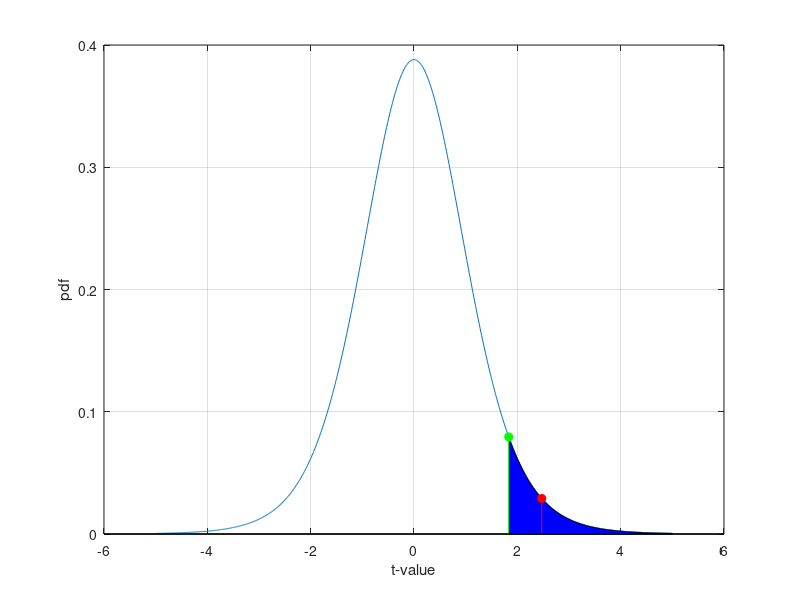

The MATLAB source for this figure: (Note: this script raises an error after producing the figure.)

xm = 21.3
xs = 5.5
n = 10
df = n-1
alpha = 0.05

xe = 17.0
that = (xm-xe)*sqrt(n)/xs

tc = tinv(1-alpha,df)

x = [-5:0.01:5];
y = tpdf(x,df);

figure,plot(x,y)
xlabel('t-value'), ylabel('pdf')
grid on

jk = x >= tc;
hold on,area(x(jk),y(jk),'FaceColor','b')
yc = tpdf(tc,df);
hold on,stem(tc,yc,'g','filled')

yhat = tpdf(that,df)
hold on,stem(that,yhat,'r','filled')

%
% try xy = load('dewijs1.txt');
%
%[h,p,ci] = ttest(y,18.0);
%[h,p,ci,stats] = ttest2(y1,y2,alpha);

%---------------------------------------
% chi-square test & kstest2

hg = histogram(y,10);
v = hg.BinEdges(1:end-1)+hg.BinWidth/2;
nobs = hg.Values;

mm = mean(y);
ss = std(y);
nhat = normpdf(v,mm,ss);

% scale to nobs
nhat = nhat*sum(nobs)/sum(nhat);

hold on,plot(v,nhat,'--r','linewidth',1.0)


chi2 = sum((nobs-nhat).^2 ./nhat);

df = length(v)-3;
chi2c = chi2inv(1-alpha,df);

if chi2 > chi2c,
	fprintf("\n NOT a normal distribution \n")
end


t = [0:0.1:30];
z = chi2pdf(t,df);
figure,plot(t,z)
jk = t >= chi2c;
hold on,area(t(jk),z(jk),'Facecolor','b')
grid on

t0 = chi2;
y0 = chi2pdf(t0,df);
hold on,stem(t0,y0,'r','filled') 

% cf) try y1, y2
[h,p] = chi2gof(y)